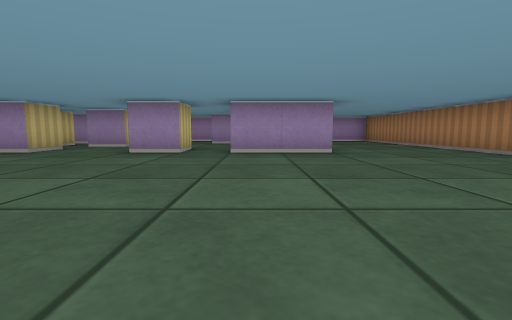
View 1 (above)

24 first-person views from a walk through a cub3D ray-caster map. The camera is about half as high as the walls, tilts 6° down and sees 85° across. The floor is counted in squares. Each view is taken from the middle of a square. On the plan, view 1 faces up. The plan holds only what a view shows up to about 9 squares ahead; the rest is blank.

View 2
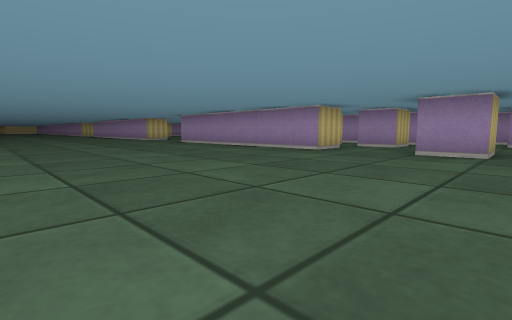

View 3
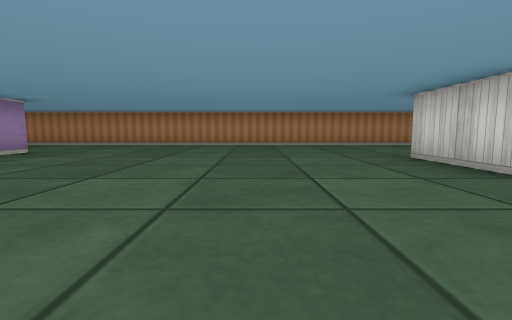

View 4
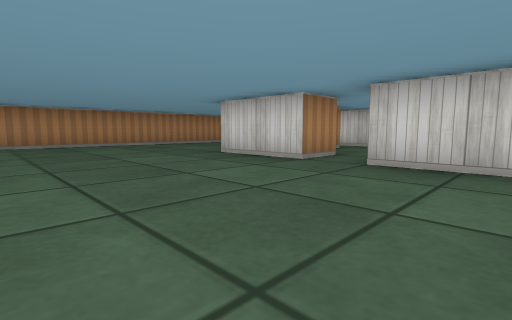

View 5
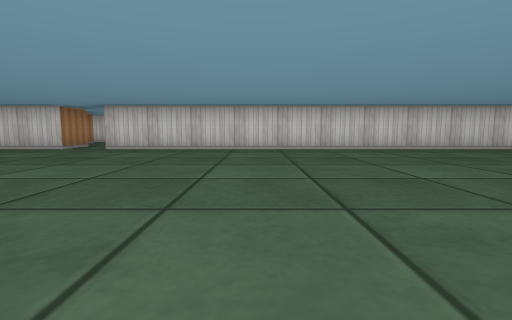

View 6
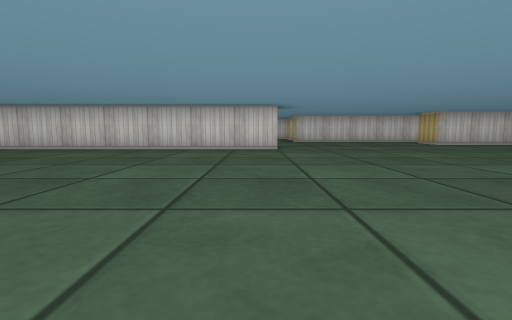

View 7
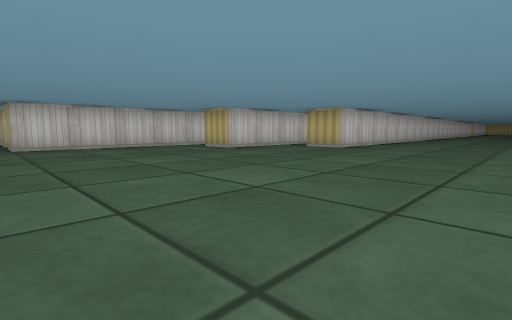

View 8
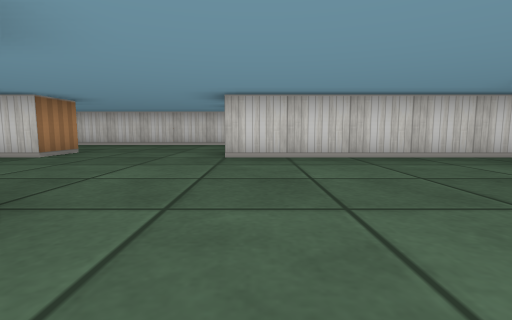

View 9
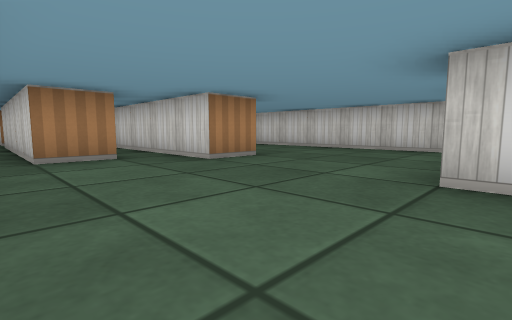

View 10
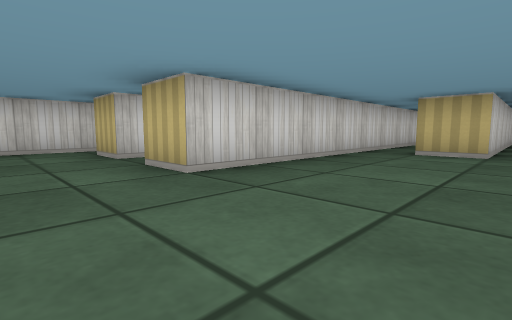

View 11
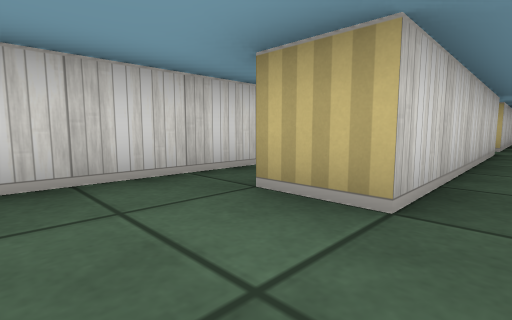

View 12
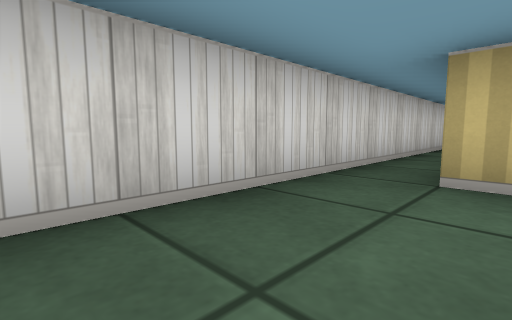

View 13
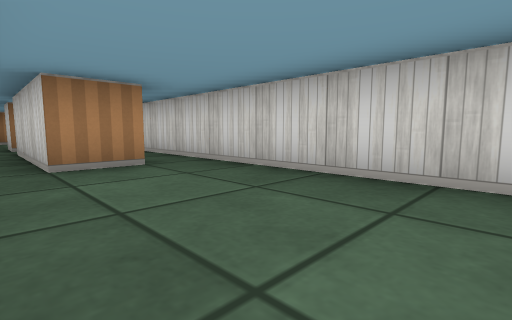

View 14
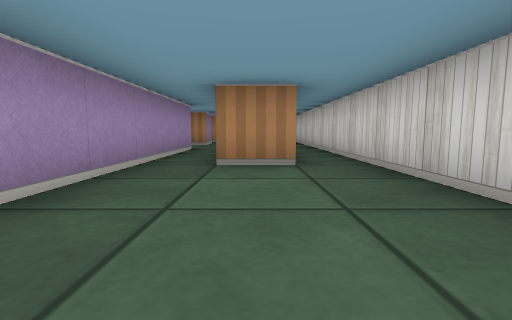

View 15
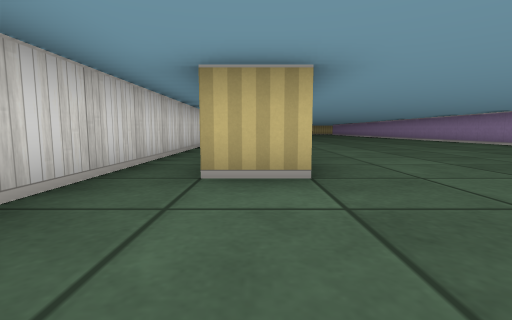

View 16
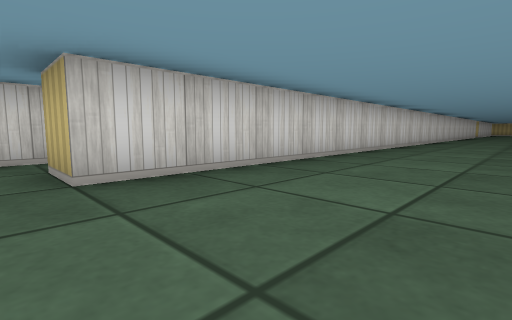

View 17
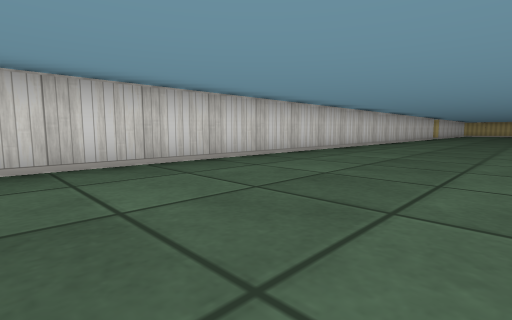

View 18
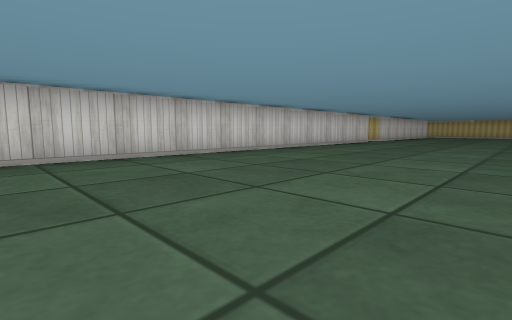

View 19
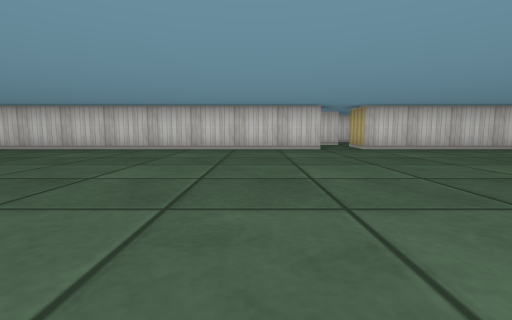

View 20
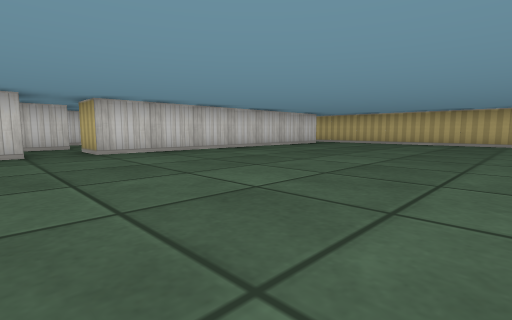

View 21
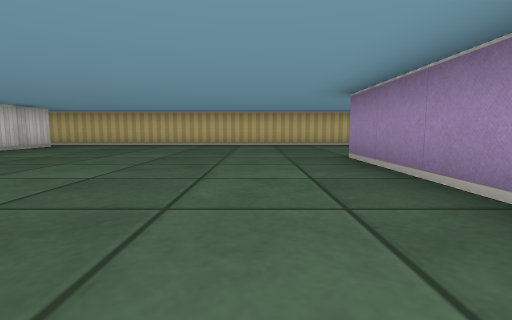

View 22
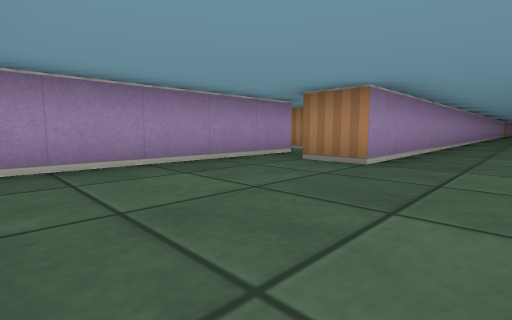

View 23
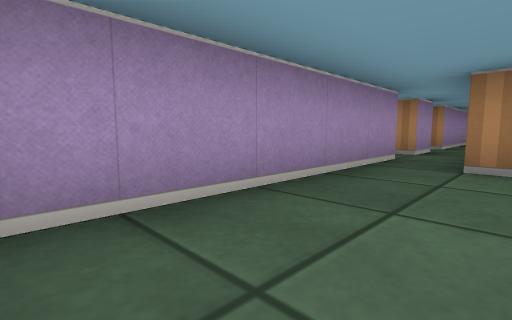

View 24
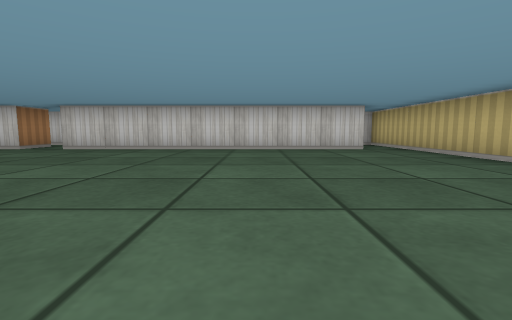

### Floor plan
Points are (right, up) in squares from view 1. A wall is a line through its corners. A room is listed if a view was taken in it or the views show most of it. See-through windows are left out.
Room 1 (views 1, 2, 3, 4, 5, 6, 7, 8, 9, 10, 11, 12, 13, 14, 15, 16, 17, 18, 19, 20, 21, 22, 23, 24)
walls: (-13.5, -1.5) (-2.5, -1.5); (-20.5, -3.5) (-18.5, -3.5) (-18.5, -4.5); (-18.5, -5.5) (-14.5, -5.5) (-14.5, -6.5); (-26.1, 5.5) (-27.1, 5.5); (-19.5, -7.5) (-14.5, -7.5) (-14.5, -8.5); (-10.5, -4.6) (-10.5, -3.5) (-5.5, -3.5); (-22.4, -7.5) (-20.5, -7.5); (-11.5, -6.5) (-11.5, -5.5) (-7.5, -5.5); (-14.5, -9.5) (-3, -9.5); (-5.5, 8.5) (-5.5, 7.9); (-8.5, -8.6) (-8.5, -7.5) (-5.5, -7.5); (-4.5, 6.6) (-4.5, 5.5) (-8.4, 5.5); (-5.5, -6.5) (-10.5, -6.5); (-3.5, 8.6) (-3.5, 7.5) (-4.5, 7.5); (-4.5, -7.5) (-3.5, -7.5); (-1.5, 6.5) (-1.5, 5.5) (-2.5, 5.5); (-1.5, -2.6) (-1.5, -1.5) (0.5, -1.5); (-2.9, -6.5) (-3.5, -6.5) (-3.5, -6); (-0.9, -5.5) (0.1, -5.5); (-1.5, 11.5) (-2, 11.5); (-37.6, 5.5) (-45.5, 5.5) (-45.5, 6.5); (1.6, 5.5) (-0.5, 5.5); (-40.5, -2.5) (-40.5, -1.5) (-20.5, -1.5) (-20.5, -2.5); (4.5, -3.8) (4.5, 9.1); (-45.6, 7.5) (-49, 7.5); (-48.6, -1.5) (-41.5, -1.5) (-41.5, -2.5); (-49.5, 6.9) (-49.5, -2.5)
ways out: opening at (-49, -2); opening at (-45, 7); opening at (-41, -2); opening at (-21.5, -7); opening at (-20, -3); opening at (-18, -5); opening at (-14, -9)

Positions as (right, up) in squares from view 1, and headings:
1: (0, 0), facing up
2: (-1, 0), facing up-left
3: (-4, 1), facing right
4: (-4, 2), facing down-right
5: (-6, 5), facing down
6: (-13, 5), facing down
7: (-14, 2), facing down-left
8: (-15, -1), facing down
9: (-15, -3), facing down-right
10: (-13, -3), facing down-left
11: (-13, -7), facing down-left
12: (-12, -8), facing down-left
13: (-12, -7), facing down-right
14: (-12, -8), facing right
15: (-18, -2), facing left
16: (-20, 1), facing down-left
17: (-25, 2), facing down-left
18: (-30, 3), facing down-left
19: (-39, 5), facing down
20: (-40, 4), facing down-left
21: (-41, 4), facing left
22: (-49, 4), facing up-right
23: (-49, 6), facing up-right
24: (-46, 5), facing down
